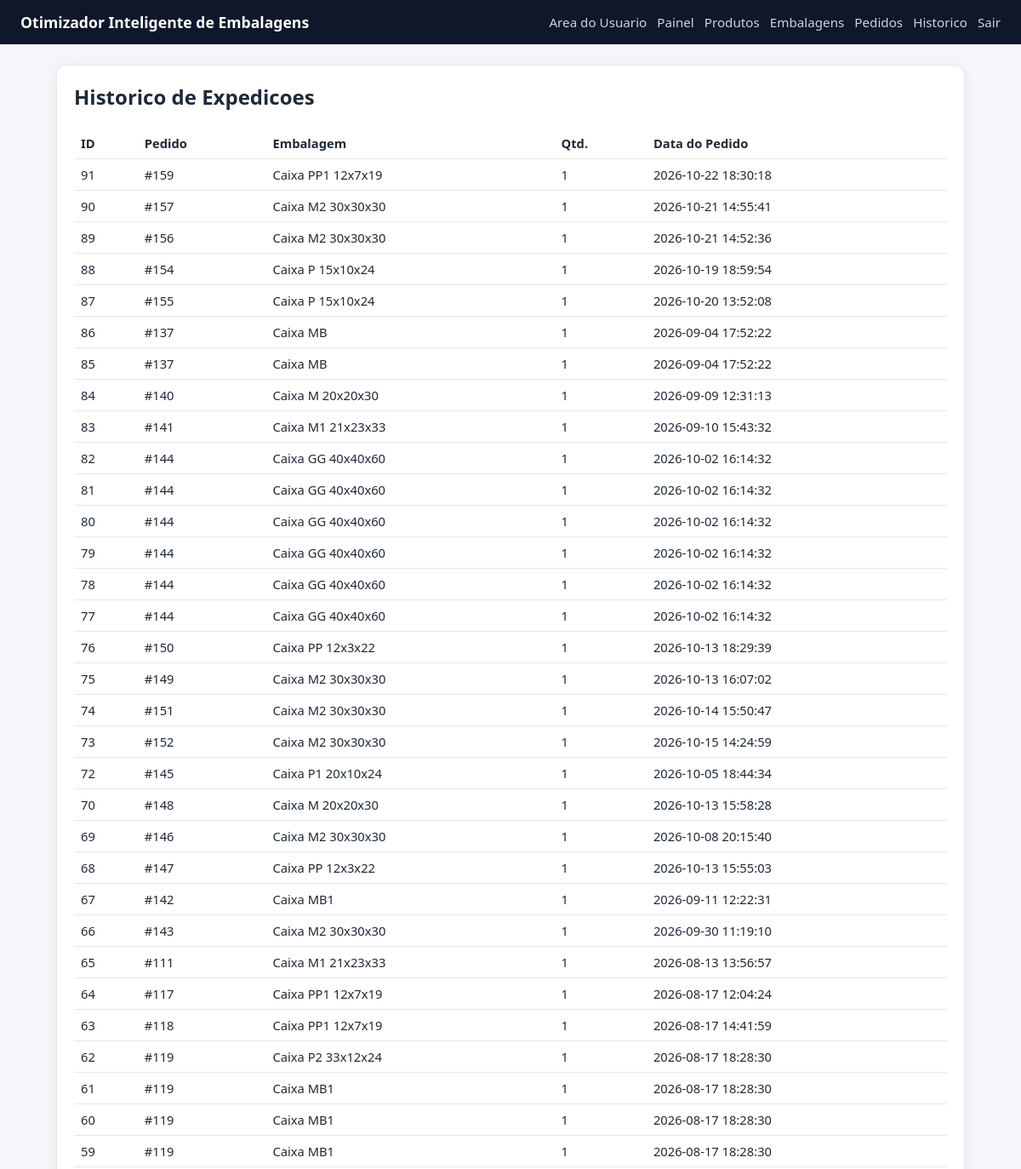
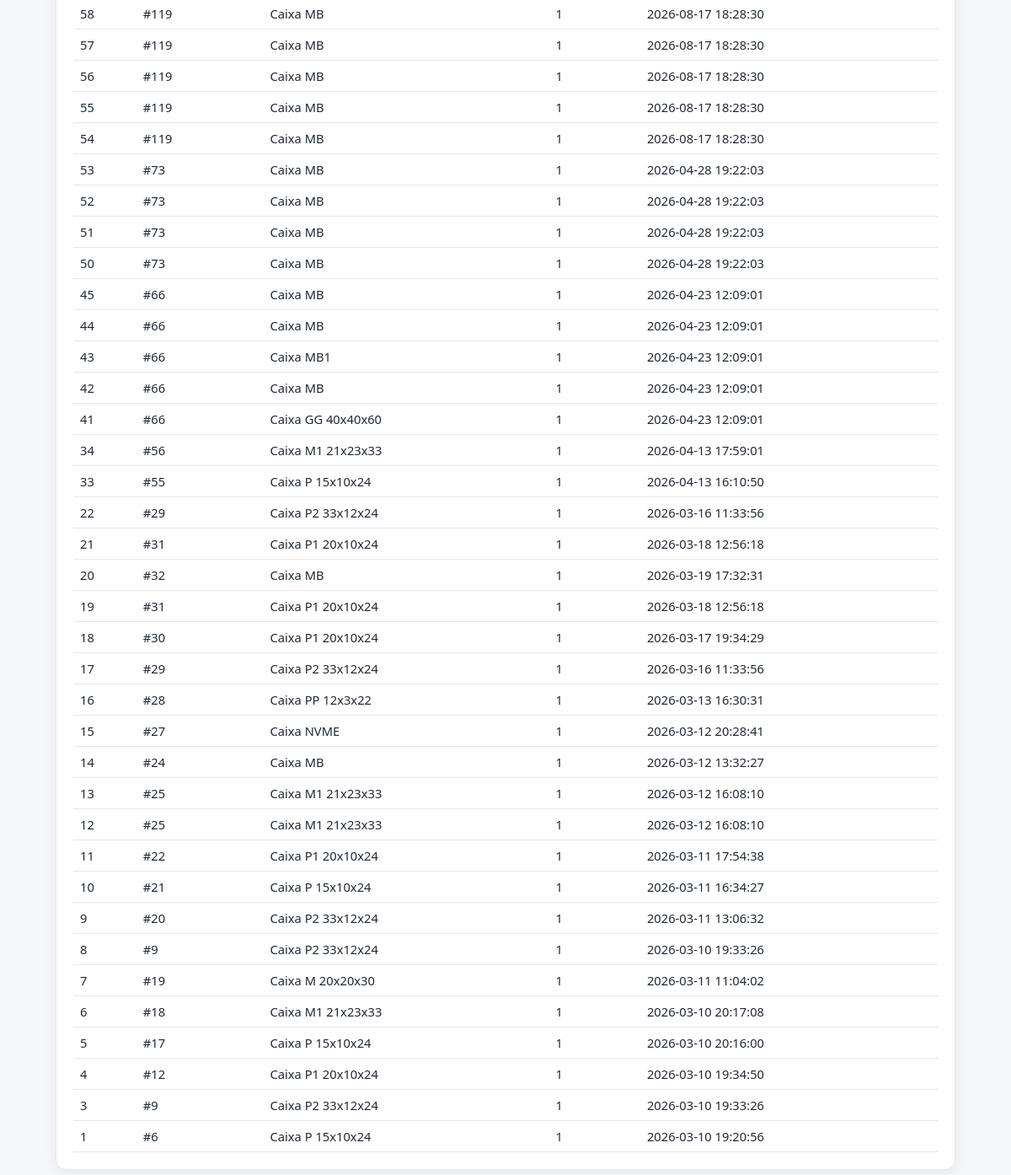
Before: /history (signed in) with the older database file (2 pictures, top to bottom).
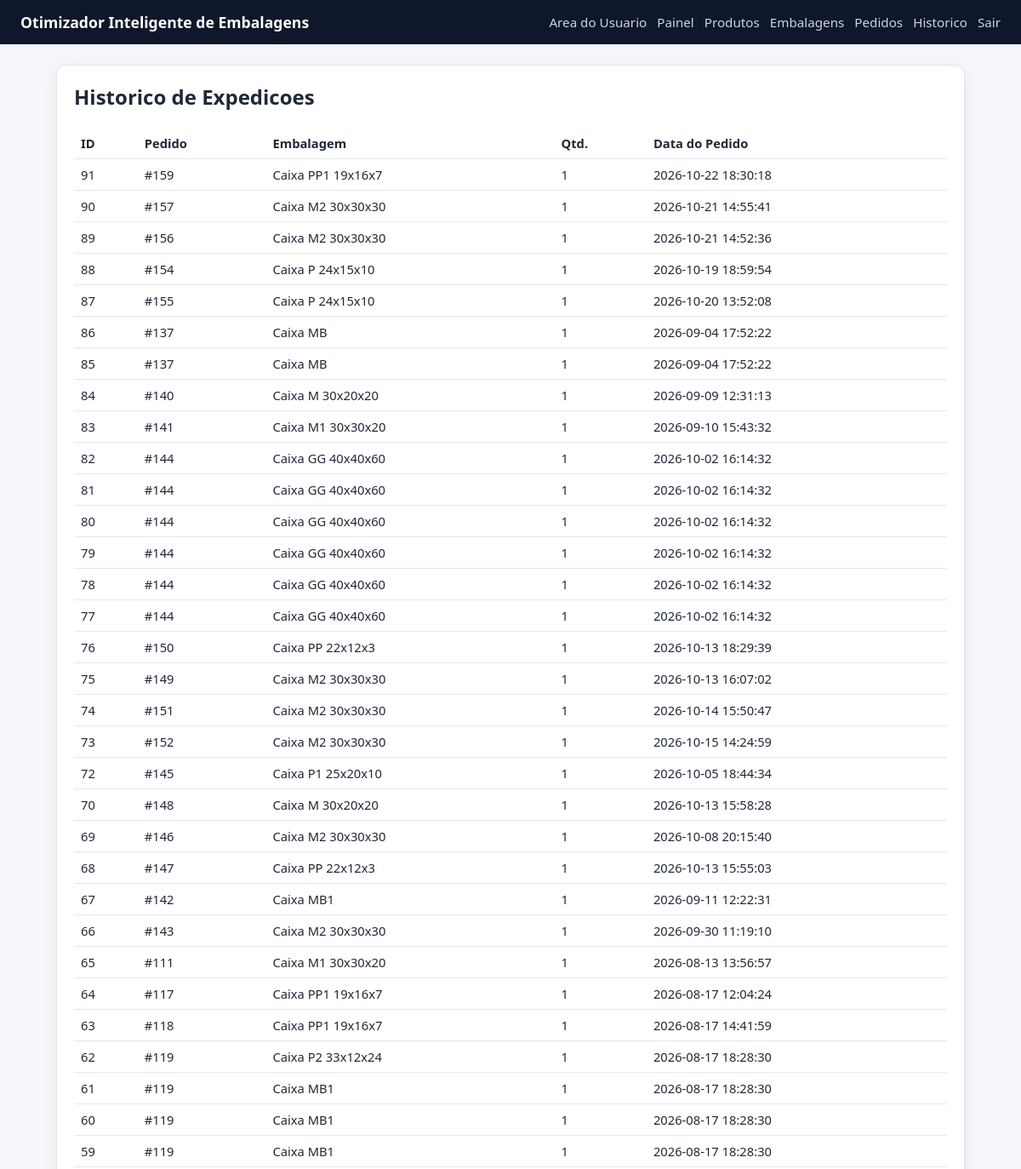
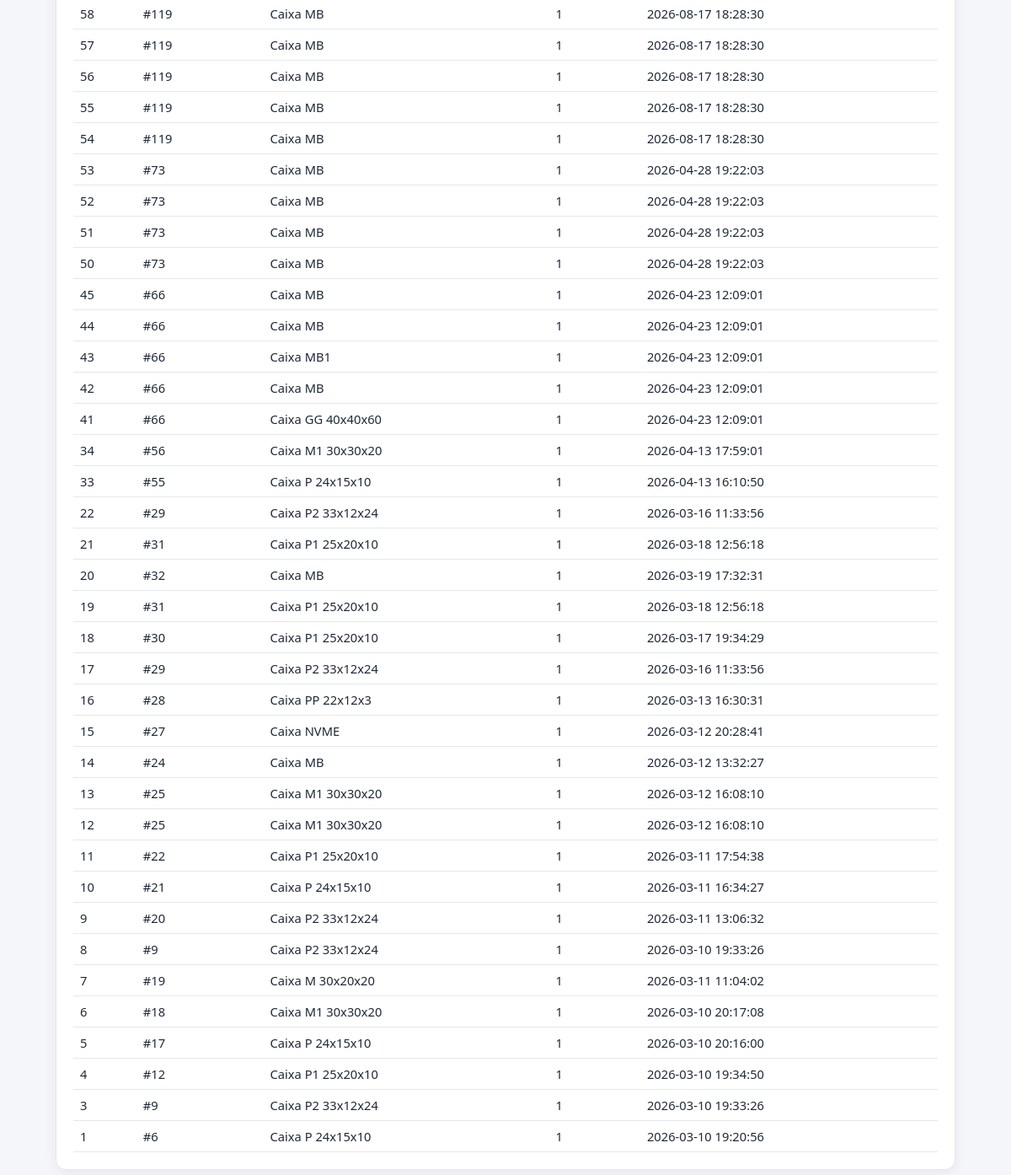
After: the same page with the newer database file (2 pictures, top to bottom).
### tables this page shows
CREATE TABLE shipment_history (
                id INTEGER PRIMARY KEY AUTOINCREMENT,
                order_id INTEGER NOT NULL,
                box_id INTEGER NOT NULL, quantity INTEGER NOT NULL DEFAULT 1, assignments_json TEXT,
                FOREIGN KEY(order_id) REFERENCES orders(id),
                FOREIGN KEY(box_id) REFERENCES boxes(id)
            );

CREATE TABLE boxes (
                id INTEGER PRIMARY KEY AUTOINCREMENT,
                name TEXT NOT NULL UNIQUE,
                length_cm REAL NOT NULL,
                width_cm REAL NOT NULL,
                height_cm REAL NOT NULL,
                max_weight REAL NOT NULL
            , is_active INTEGER NOT NULL DEFAULT 1, max_capacity_weight REAL);

CREATE TABLE orders (
                id INTEGER PRIMARY KEY AUTOINCREMENT,
                created_at TEXT NOT NULL DEFAULT CURRENT_TIMESTAMP
            );

### app_volum.py (the view)
@app.route("/history", methods=["GET"])
@admin_required
def history():
    rows = list_shipment_history(DB_PATH)
    return render_template("history.html", history=rows)

### app_volum.py (called while the page is built)
def admin_required(view_func):
    @wraps(view_func)
    def _wrapped(*args, **kwargs):
        if not session.get("is_admin"):
            next_url = request.path
            return redirect(url_for("admin_login", next=next_url))
        return view_func(*args, **kwargs)
    return _wrapped

### database.py (called while the page is built)
def get_connection(db_path):
    conn = sqlite3.connect(db_path)
    conn.row_factory = sqlite3.Row
    return conn

def list_shipment_history(db_path):
    with closing(get_connection(db_path)) as conn:
        rows = conn.execute(
            """
            SELECT
                sh.id,
                sh.order_id,
                sh.box_id,
                sh.quantity,
                o.created_at,
                b.name AS box_name
            FROM shipment_history sh
            JOIN orders o ON o.id = sh.order_id
            JOIN boxes b ON b.id = sh.box_id
            ORDER BY sh.id DESC
            """
        ).fetchall()
    return rows

### templates/history.html
{% extends 'base.html' %}
{% block content %}
<section class="card">
    <h2>Historico de Expedicoes</h2>
    <table>
        <thead>
            <tr><th>ID</th><th>Pedido</th><th>Embalagem</th><th>Qtd.</th><th>Data do Pedido</th></tr>
        </thead>
        <tbody>
        {% for row in history %}
            <tr>
                <td>{{ row['id'] }}</td>
                <td>#{{ row['order_id'] }}</td>
                <td>{{ row['box_name'] }}</td>
                <td>{{ row['quantity'] }}</td>
                <td>{{ row['created_at'] }}</td>
            </tr>
        {% else %}
            <tr><td colspan="5">Ainda nao ha historico de expedicoes.</td></tr>
        {% endfor %}
        </tbody>
    </table>
</section>
{% endblock %}

Changed rows visible on the page:
changed through a linked row, shipment_history id 91: box_name "Caixa PP1 12x7x19" → "Caixa PP1 19x16x7"
changed through a linked row, shipment_history id 88: box_name "Caixa P 15x10x24" → "Caixa P 24x15x10"
changed through a linked row, shipment_history id 87: box_name "Caixa P 15x10x24" → "Caixa P 24x15x10"
changed through a linked row, shipment_history id 84: box_name "Caixa M 20x20x30" → "Caixa M 30x20x20"
changed through a linked row, shipment_history id 83: box_name "Caixa M1 21x23x33" → "Caixa M1 30x30x20"
changed through a linked row, shipment_history id 76: box_name "Caixa PP 12x3x22" → "Caixa PP 22x12x3"
changed through a linked row, shipment_history id 72: box_name "Caixa P1 20x10x24" → "Caixa P1 25x20x10"
changed through a linked row, shipment_history id 70: box_name "Caixa M 20x20x30" → "Caixa M 30x20x20"
changed through a linked row, shipment_history id 68: box_name "Caixa PP 12x3x22" → "Caixa PP 22x12x3"
changed through a linked row, shipment_history id 65: box_name "Caixa M1 21x23x33" → "Caixa M1 30x30x20"
changed through a linked row, shipment_history id 64: box_name "Caixa PP1 12x7x19" → "Caixa PP1 19x16x7"
changed through a linked row, shipment_history id 63: box_name "Caixa PP1 12x7x19" → "Caixa PP1 19x16x7"
changed through a linked row, shipment_history id 34: box_name "Caixa M1 21x23x33" → "Caixa M1 30x30x20"
changed through a linked row, shipment_history id 33: box_name "Caixa P 15x10x24" → "Caixa P 24x15x10"
changed through a linked row, shipment_history id 21: box_name "Caixa P1 20x10x24" → "Caixa P1 25x20x10"
changed through a linked row, shipment_history id 19: box_name "Caixa P1 20x10x24" → "Caixa P1 25x20x10"
changed through a linked row, shipment_history id 18: box_name "Caixa P1 20x10x24" → "Caixa P1 25x20x10"
changed through a linked row, shipment_history id 16: box_name "Caixa PP 12x3x22" → "Caixa PP 22x12x3"
changed through a linked row, shipment_history id 13: box_name "Caixa M1 21x23x33" → "Caixa M1 30x30x20"
changed through a linked row, shipment_history id 12: box_name "Caixa M1 21x23x33" → "Caixa M1 30x30x20"
changed through a linked row, shipment_history id 11: box_name "Caixa P1 20x10x24" → "Caixa P1 25x20x10"
changed through a linked row, shipment_history id 10: box_name "Caixa P 15x10x24" → "Caixa P 24x15x10"
changed through a linked row, shipment_history id 7: box_name "Caixa M 20x20x30" → "Caixa M 30x20x20"
changed through a linked row, shipment_history id 6: box_name "Caixa M1 21x23x33" → "Caixa M1 30x30x20"
changed through a linked row, shipment_history id 5: box_name "Caixa P 15x10x24" → "Caixa P 24x15x10"
changed through a linked row, shipment_history id 4: box_name "Caixa P1 20x10x24" → "Caixa P1 25x20x10"
changed through a linked row, shipment_history id 1: box_name "Caixa P 15x10x24" → "Caixa P 24x15x10"
